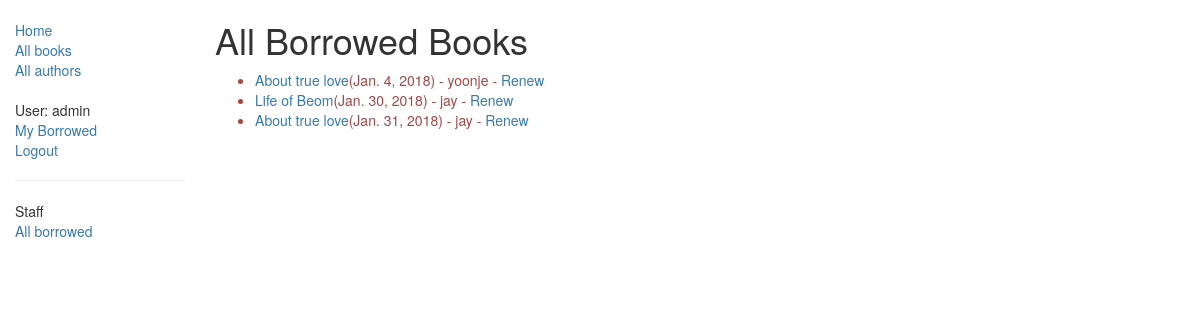
The page /catalog/borrowed/ (signed in) on the database as committed earlier.
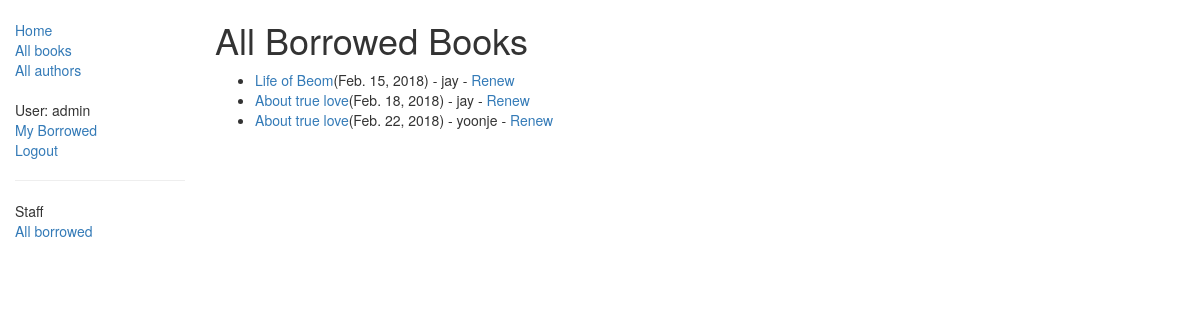
The same page on the database as committed later.
### catalog/models.py (models this page shows, shortened)
class BookInstance(models.Model):
    id = models.UUIDField(primary_key=True, default=uuid.uuid4, help_text="Unique ID for this particular book across whole library.")
    book = models.ForeignKey('Book', on_delete=models.SET_NULL, null=True)
    imprint = models.CharField(max_length=200)
    due_back = models.DateField(null=True, blank=True)
    borrower = models.ForeignKey(User, on_delete=models.SET_NULL, null=True, blank=True)
    LOAN_STATUS = (
        ('m', 'Maintenance'),
        ('o', 'On loan'),
        ('a', 'Available'),
        ('r', 'Reserved'),
    )
    status = models.CharField(max_length=1, choices=LOAN_STATUS, blank=True, default='m', help_text='Book availability')
    class Meta:
        ordering = ["due_back"]
        permissions = (("can_mark_returned", "Set book as returned"),)
    @property
    def is_overdue(self):
        if self.due_back and date.today() > self.due_back:
            return True
        return False

class Book(models.Model):
    title = models.CharField(max_length=200)
    author = models.ForeignKey('Author', on_delete=models.SET_NULL, null=True)
    summary = models.TextField(max_length=1000, help_text='Enter a brief description of the book.')
    isbn = models.CharField('ISBN', max_length=13, help_text='13 Character <a href="https://www.isbn-international.org/content/what-isbn">ISBN number</a>')
    genre = models.ManyToManyField(Genre, help_text="Select a genre for this book.")
    language = LanguageField(default='English')
    def display_genre(self):
        return ', '.join([genre.name for genre in self.genre.all()[:3]])
    display_genre.short_description = 'Genre'

### catalog/views.py (the view)
# urls.py: path('borrowed/', views.AllBorrowedBookListView.as_view(), name='all-borrowed'),
class AllBorrowedBookListView(PermissionRequiredMixin, generic.ListView):
    model = BookInstance
    template_name = 'catalog/bookinstance_list_all_borrowed_user.html'
    paginate_by = 10
    permission_required = 'catalog.can_mark_returned'
    def get_queryset(self):
        return BookInstance.objects.filter(status__exact='o').order_by('due_back')

### catalog/templates/catalog/bookinstance_list_all_borrowed_user.html
{% extends "base_generic.html" %}
{% block content %}
<h1>All Borrowed Books</h1>
{% if bookinstance_list %}
<ul>
    {% for bookinst in bookinstance_list %}
    <li class="{% if bookinst.is_overdue %}text-danger{% endif %}">
        <a href="{% url 'book-detail' bookinst.book.pk %}">{{bookinst.book.title}}</a>({{bookinst.due_back}}) - {{bookinst.borrower}}
        {% if perms.catalog.can_mark_returned %}-
            <a href="{% url 'renew-book-librarian' bookinst.id %}">Renew</a>
        {% endif %}
    </li>
    {% endfor %}
</ul>
{% else %}
<p>There are no books borrowed.</p>
{% endif %} {% endblock %}

### catalog/templates/base_generic.html (shortened to what this page needs)
<!DOCTYPE html>
<html lang="en">
<head>
    <link rel="stylesheet" href="https://maxcdn.bootstrapcdn.com/bootstrap/3.3.7/css/bootstrap.min.css">
    {% load static %}
    <link rel="stylesheet" href="{% static 'css/styles.css' %}">
</head>
<body>
    <div class="container-fluid">
        <div class="row">
            <div class="col-sm-2">
                {% block sidebar %}
                <ul class="sidebar-nav">
                    <li>
                        <a href="{% url 'index' %}">Home</a>
                    </li>
                    <li>
                        <a href="{% url 'books' %}">All books</a>
                    </li>
                    <li>
                        <a href="{% url 'authors' %}">All authors</a>
                    </li>
                    <br>
                    {% if user.is_authenticated %}
                        <li>User: {{ user.get_username }}</li>
                        <li>
                            <a href="{% url 'my-borrowed' %}">My Borrowed</a>
                        </li>
                        <li>
                            <a href="{% url 'logout'%}?next={{request.path}}">Logout</a>
                        </li>
                    {% else %}
                        <li>
                            <a href="{% url 'login'%}?next={{request.path}}">Login</a>
                        </li>
                    {% endif %}
                    <hr>
                    {% if perms.catalog.can_mark_returned %}
                    <li>Staff</li>
                    <li>
                        <a href="{% url 'all-borrowed' %}">All borrowed</a>
                    </li>
                    {% endif %}
                </ul>
                {% endblock %}
            </div>
            <div class="col-sm-10">
                {% block content %}{% endblock %}
            </div>
        </div>
    </div>
</body>
</html>

### catalog/static/css/styles.css (style rules this page uses)
.sidebar-nav { margin-top: 20px; padding: 0; list-style: none; }

Rows that differ between the two databases and show on the page:
changed BookInstance "Life of Beom": due_back "Jan. 30, 2018" → "Feb. 15, 2018"
changed BookInstance: due_back "Jan. 31, 2018" → "Feb. 18, 2018"
changed BookInstance "yoonje": due_back "Jan. 4, 2018" → "Feb. 22, 2018"; moves down the list
